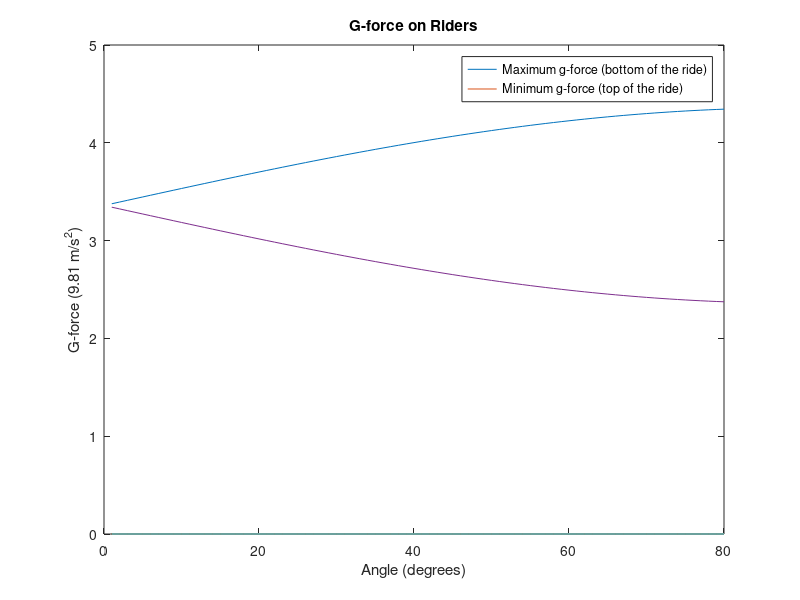

MATLAB code for this plot:
function stuff = ride()
    rideSpeedRad = 1.47; %rad/s
    gravity = 9.81; %m/s^2
    rideRadius = 15.25; %m
    personMass = 80.7; %kg, americans are fat
    angle = 0;
    
    rideSpeed = rideSpeedRad * rideRadius;
    
    bottoms = zeros(80);
    tops = zeros(80);
    
    gForce = rideSpeed^2 / rideRadius;
    
    for n = 1:80
        bottoms(n) = gForce + (gravity * sin(n*pi/180));
        tops(n) = gForce - (gravity * sin(n*pi/180));
    end
    
    plot(bottoms./gravity);
    hold on;
    plot(tops./gravity);
    title('G-force on Riders');
    xlabel('Angle (degrees)');
    ylabel('G-force (9.81 m/s^2)');
    legend('Maximum g-force (bottom of the ride)', 'Minimum g-force (top of the ride)');
end
